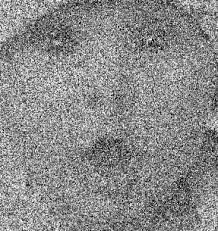
#> input picture lab1/exercise/baby.jpeg, 218 x 231 px, found by its file name
$ jupyter execute Lab1_2374802010242_DoanNhatKhoi.ipynb   (older library calls are emulated)
#> lines starting #> are read from the running program, lines starting #| are printed output that depends on the picture
[cell 1]
from PIL import Image

[cell 2]
import numpy as np
import colorsys

Bai 1

[cell 3]
image = Image.open("excercise/baby.jpeg")
#> image is the input picture: PIL image 218x231 RGB; min 0, max 255, mean 137.8

r, g, b = image.split()

red_image = Image.merge("RGB", (r, Image.new("L", r.size), Image.new("L", r.size)))
green_image = Image.merge("RGB", (Image.new("L", g.size), g, Image.new("L", g.size)))
blue_image = Image.merge("RGB", (Image.new("L", b.size), Image.new("L", b.size), b))

red_image.save("red_channel.jpg")
green_image.save("green_channel.jpg")
blue_image.save("blue_channel.jpg")

print("Đã lưu 3 ảnh với kênh màu riêng biệt.")

bai 2

[cell 4]
image = Image.open("exercise/flower.jpeg")
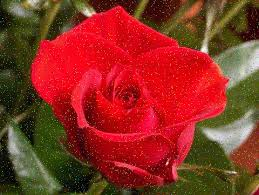
#> input picture lab1/exercise/flower.jpeg, 259 x 195 px, found by its file name
#> image is the input picture: PIL image 259x195 RGB; mean R, G, B 138.9, 49.1, 35

r, g, b = image.split()
#> r: PIL image 259x195 L

swapped_image = Image.merge("RGB", (b,g,r))
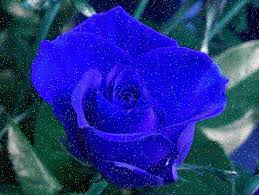
#> swapped_image: PIL image 259x195 RGB; mean R, G, B 35, 49.1, 138.9

swapped_image.save("swapped_image.jpg")

print("Đã lưu ảnh và hoán đổi giá trị các màu.")

Bai 3

[cell 5]
from PIL import Image
import numpy as np
import colorsys
input_path = "exercise/balloons_noisy.png"
image = Image.open(input_path).convert("RGB")
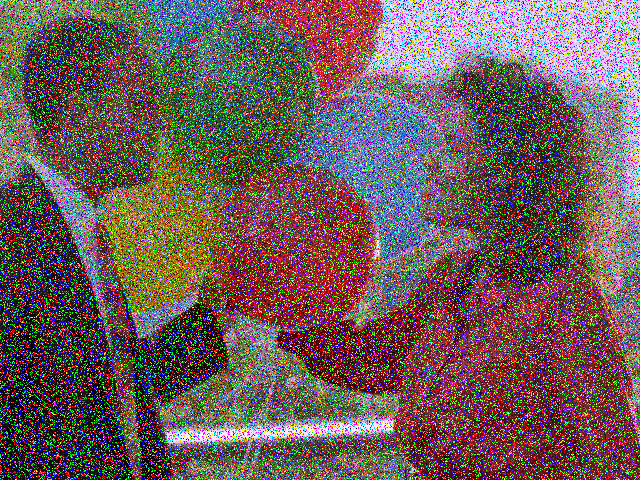
#> input picture lab1/exercise/balloons_noisy.png, 640 x 480 px, found by its file name
#> image is the input picture: PIL image 640x480 RGB; mean R, G, B 109.1, 92, 89.9
pixels = np.array(image)

height, width, _ = pixels.shape
#> height = 480; width = 640

hue_shifts = [
    0.0,     # đỏ
    0.333,   # xanh lá
    0.667    # xanh dương
]
output_names = ["output_red.jpg", "output_green.jpg", "output_blue.jpg"]

for hue_target, output_name in zip(hue_shifts, output_names):
    output_pixels = np.zeros_like(pixels, dtype=np.uint8)

    for i in range(height):
        for j in range(width):
            r, g, b = pixels[i, j] / 255.0
            h, s, v = colorsys.rgb_to_hsv(r, g, b)

            h = hue_target
            r, g, b = colorsys.hsv_to_rgb(h, s, v)
            output_pixels[i, j] = [int(r * 255), int(g * 255), int(b * 255)]

    output_image = Image.fromarray(output_pixels, "RGB")
    output_image.save(output_name)
    print(f"Đã lưu ảnh: {output_name}")
#> this loop made 3 passes
#> pass 1, `output_image = Image.fromarray(output_pixels, "RGB")`:
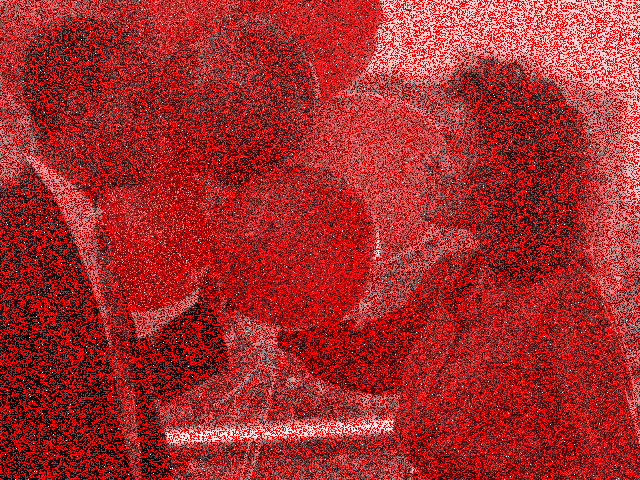
#> output_image: PIL image 640x480 RGB; mean R, G, B 162.3, 41.6, 41.6

bài 4

[cell 6]
from PIL import Image
import numpy as np
import colorsys

input_path = "exercise/balloons_noisy.png"
image = Image.open(input_path).convert("RGB")
pixels = np.array(image)

height, width, _ = pixels.shape
output_pixels = np.zeros_like(pixels, dtype=np.uint8)

for i in range(height):
    for j in range(width):
        r, g, b = pixels[i, j] / 255.0
        h, s, v = colorsys.rgb_to_hsv(r, g, b)

        h_new = (1/3) * h
        v_new = (3/4) * v

        r_new, g_new, b_new = colorsys.hsv_to_rgb(h_new, s, v_new)
        output_pixels[i, j] = [int(r_new * 255), int(g_new * 255), int(b_new * 255)]
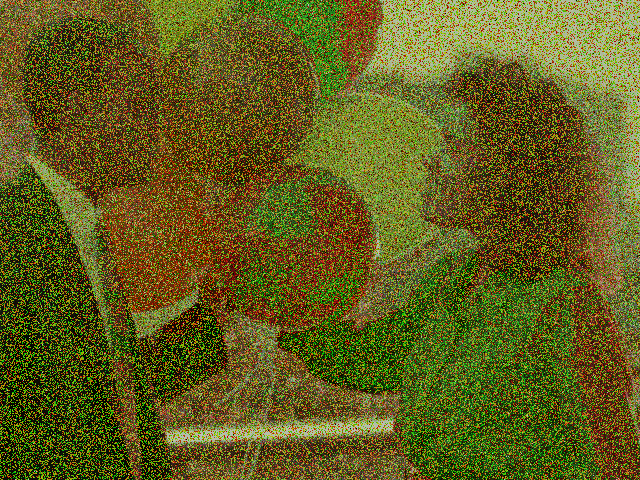
#> output_pixels: shape (480, 640, 3); mean R, G, B 96.9, 93.3, 31.1

output_image = Image.fromarray(output_pixels, "RGB")
output_image.save("output_modified.jpg")
print("Đã lưu ảnh kết quả: output_modified.jpg")

Bài 5

[cell 7]
import os
from PIL import Image, ImageFilter

input_folder = "exercise"
output_folder = "output_filtered"

os.makedirs(output_folder, exist_ok=True)

for filename in os.listdir(input_folder):
    if filename.lower().endswith(('.png', '.jpg', '.jpeg', '.bmp', '.tif')):
        input_path = os.path.join(input_folder, filename)
        output_path = os.path.join(output_folder, filename)

        image = Image.open(input_path).convert("RGB")

        filtered_image = image.filter(ImageFilter.BoxBlur(1))
        filtered_image.save(output_path)
        print(f"Đã xử lý và lưu: {output_path}")

bài 6

[cell 8]
import os
from PIL import Image, ImageFilter
import numpy as np
import cv2

input_folder = "exercise"
output_folder = "output_filtered"
os.makedirs(output_folder, exist_ok=True)

def calculate_psnr(img1, img2):
    mse = np.mean((img1 - img2) ** 2)
    if mse == 0:
        return float('inf')
    PIXEL_MAX = 255.0
    return 20 * np.log10(PIXEL_MAX / np.sqrt(mse))

for filename in os.listdir(input_folder):
    if filename.lower().endswith(('.jpg', '.jpeg', '.png', '.bmp')):
        print(f"Đang xử lý: {filename}")
        path = os.path.join(input_folder, filename)
        image = Image.open(path).convert("RGB")
        image_np = np.array(image)

        mean = cv2.blur(image_np, (3, 3))

        median = cv2.medianBlur(image_np, 3)

        gaussian = cv2.GaussianBlur(image_np, (3, 3), 0)

        base_name = os.path.splitext(filename)[0]
        Image.fromarray(mean).save(os.path.join(output_folder, f"{base_name}_mean.jpg"))
        Image.fromarray(median).save(os.path.join(output_folder, f"{base_name}_median.jpg"))
        Image.fromarray(gaussian).save(os.path.join(output_folder, f"{base_name}_gaussian.jpg"))

Median Filter thường là bộ lọc khử nhiễu hiệu quả nhất nếu ảnh chứa nhiều nhiễu dạng muối tiêu.
Gaussian thường hiệu quả hơn nếu nhiễu theo phân bố chuẩn (gaussian noise).
Mean chỉ tốt khi cần làm mịn đơn giản, không khử nhiễu đặc biệt hiệu quả.

bai 7

[cell 9]
import os
import cv2
import numpy as np

input_folder = "exercise"
output_folder = "output_edges"
os.makedirs(output_folder, exist_ok=True)

for filename in os.listdir(input_folder):
    if filename.lower().endswith(('.jpg', '.jpeg', '.png', '.bmp', '.png')):
        print(f"Đang xử lý: {filename}")
        input_path = os.path.join(input_folder, filename)
        base_name = os.path.splitext(filename)[0]

        img = cv2.imread(input_path, cv2.IMREAD_GRAYSCALE)

        denoised = cv2.GaussianBlur(img, (5, 5), 1.0)


        sobelx = cv2.Sobel(denoised, cv2.CV_64F, 1, 0, ksize=3)
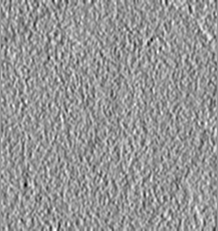
#> sobelx: shape (231, 218) float64; min -325, max 224, mean -0.8; drawn with min black and max white
        sobely = cv2.Sobel(denoised, cv2.CV_64F, 0, 1, ksize=3)
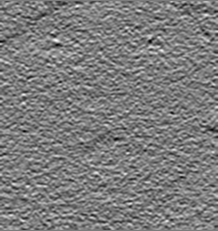
#> sobely: shape (231, 218) float64; min -259, max 271, mean 0.1; drawn with min black and max white
        sobel_combined = cv2.magnitude(sobelx, sobely)
        sobel_combined = np.uint8(np.clip(sobel_combined, 0, 255))
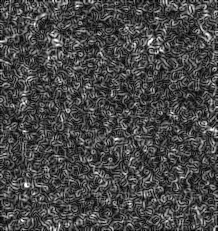
#> sobel_combined: shape (231, 218); min 0, max 255, mean 71.5

bai 8

[cell 10]
import os
import cv2
import numpy as np
import random

input_folder = "exercise"
output_folder = "output_colored"
os.makedirs(output_folder, exist_ok=True)

def random_rgb_transform(image):
    b, g, r = cv2.split(image)

    r_scale = random.uniform(0.5, 1.5)
    g_scale = random.uniform(0.5, 1.5)
    b_scale = random.uniform(0.5, 1.5)

    r = np.clip(r * r_scale, 0, 255).astype(np.uint8)
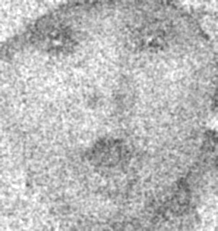
#> r: shape (231, 218); min 75, max 255, mean 184.7
    g = np.clip(g * g_scale, 0, 255).astype(np.uint8)
#> g: shape (231, 218)
    b = np.clip(b * b_scale, 0, 255).astype(np.uint8)
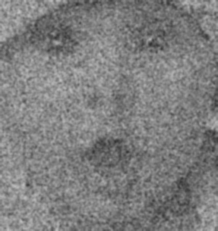
#> b: shape (231, 218); min 51, max 191, mean 126.3

    return cv2.merge([b, g, r])

for filename in os.listdir(input_folder):
    if filename.lower().endswith(('.jpg', '.jpeg', '.png', '.bmp')):
        print(f"Đang xử lý: {filename}")
        input_path = os.path.join(input_folder, filename)
        base_name = os.path.splitext(filename)[0]

        image = cv2.imread(input_path)

        denoised = cv2.GaussianBlur(image, (5, 5), 1.0)

        transformed = random_rgb_transform(denoised)

        output_path = os.path.join(output_folder, f"{base_name}_random_color.jpg")
        cv2.imwrite(output_path, transformed)
        print(f"→ Đã lưu ảnh: {output_path}")
